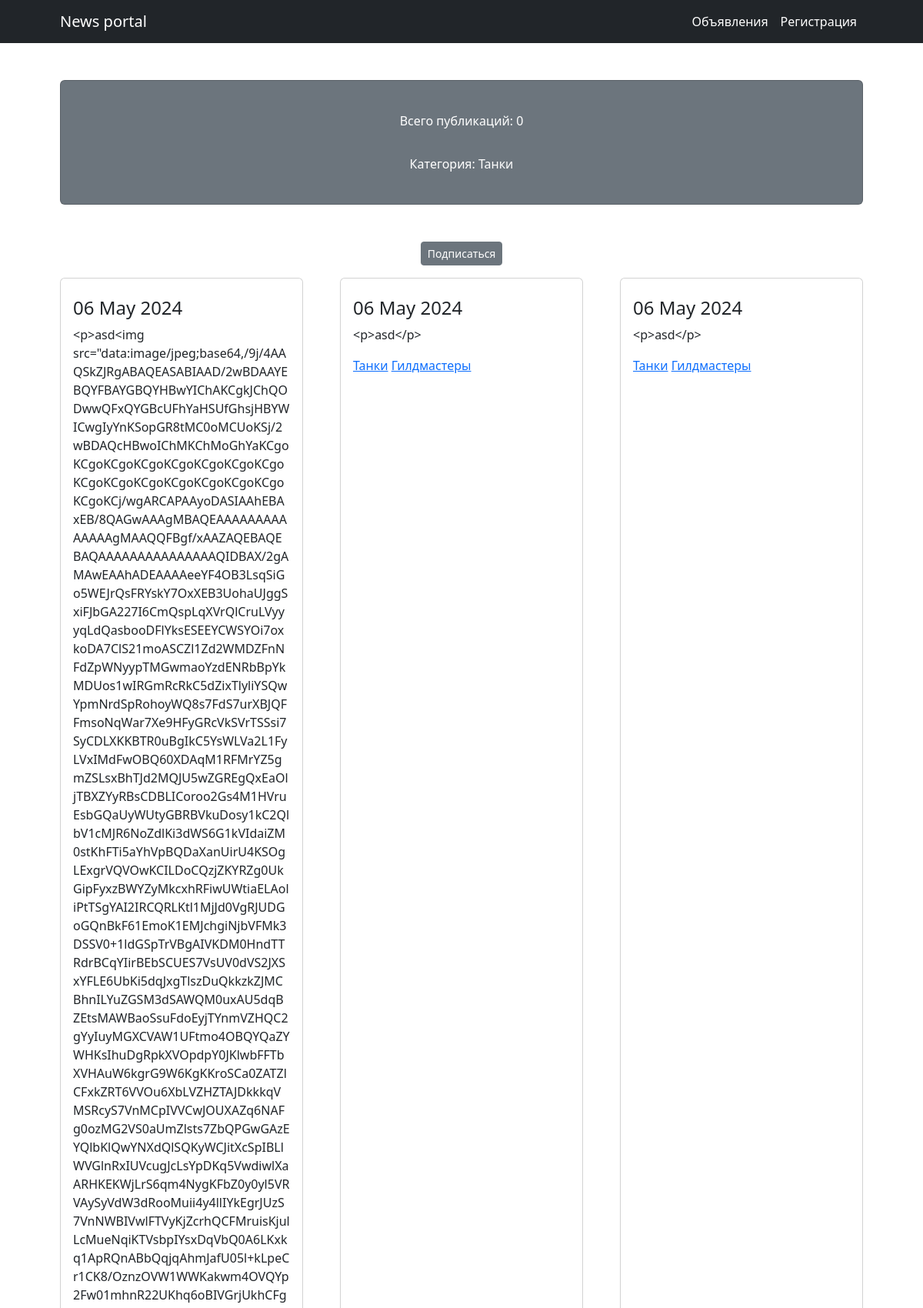
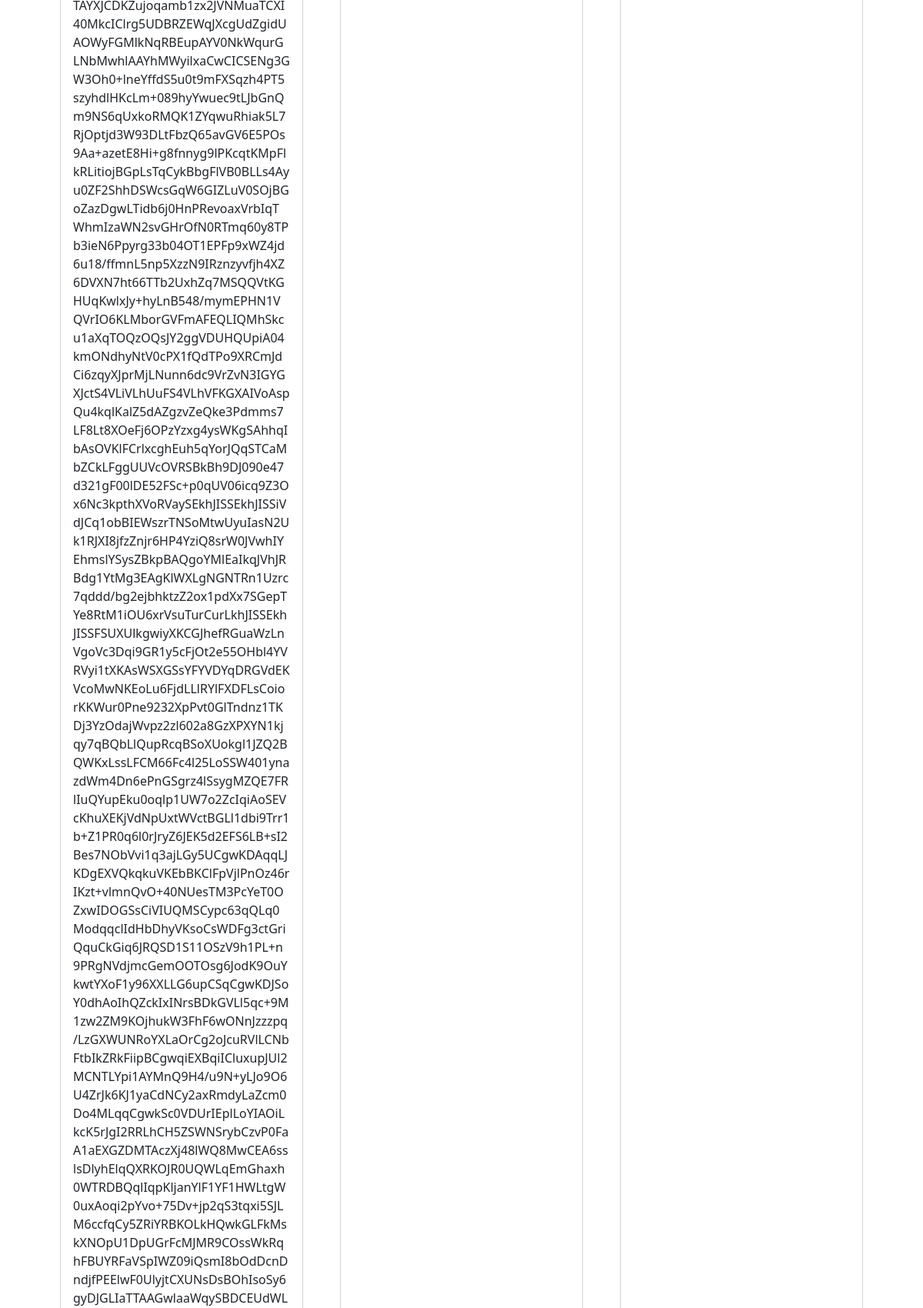
The page /categories/1/ (upper part) on the database its author committed (2 pictures, top to bottom).
### bulletin_board/models.py (models this page shows, shortened)
class Category(models.Model):
    name = models.CharField(max_length=255, unique=True)
    subscribers = models.ManyToManyField(User, blank=True)
    def __str__(self):
        return self.name

class Bulletin(models.Model):
    author = models.ForeignKey(Profile, on_delete=models.CASCADE)
    header = models.CharField(max_length=255)
    text = RichTextField(blank=True, null=True)
    date = models.DateTimeField(auto_now_add=True)
    category = models.ManyToManyField(Category, through = 'BulletinToCategory')

### bulletin_board/views.py (the view)
# urls.py: path('categories/<int:pk>/', CategoryListView.as_view(), name = 'category_list'),
class CategoryListView(ListView):
    model = Bulletin
    template_name = 'category_list.html'
    context_object_name = 'category_news_list'
    def get_queryset(self):
        self.category = get_object_or_404(Category, id=self.kwargs['pk'])
        queryset = Bulletin.objects.filter(category=self.category).order_by('-date')
        return queryset
    def get_context_data(self, **kwargs):
        context = super().get_context_data(**kwargs)
        context['is_not_subscribed'] = self.request.user not in self.category.subscribers.all()
        context['category'] = self.category
        return context

### templates/category_list.html (shortened to what this page needs)
{% extends 'flatpages/default.html' %}
{% block content %}
    <div class="card text-white bg-secondary my-5 py-4 text-center">
        <div class="card-body"><p class="text-white m-0">Всего публикаций: {{ posts|length}}</p>  </div>
        <div class="card-body"><p class="text-white m-0">Категория: {{ category}}</p>  </div>
    </div>
    <div class="row gx-4 gx-lg-5">
         {% if is_not_subscribed %}
        <p class="text-center"><a href="{% url 'subscribe' category.id %}" class="btn btn-secondary btn-sm">Подписаться</a></p>
        {% else %}
        <p class="text-center"><a href="{% url 'unsubscribe' category.id %}" class="btn btn-secondary btn-sm">Отписаться</a></p>
    {% endif %}
        {% if category_news_list %}
            {% for post in category_news_list %}
        <div class="col-md-4 mb-5">
            <div class="card h-100">
                <div class="card-body">
                    <h4 class="card-title">{{ post.date|date:'d M Y' }}</h4>
                    <p class="card-text">{{ post.text|truncatewords:20 }}</p>
                    <p class="card-text">{% for category in post.category.all %}
                    <a href="{% url 'category_list' category.id %}">{{ category }}</a>
                {% endfor %}
                    </p>
                </div>
            </div>
        </div>
            {% endfor %}
        {% else %}
        <div class="card   my-5 py-4 ">
            <div class="card-body text-center">
                <h1 class="font-weight-light">Постов нет!</h1>
            </div>
        </div>
        {% endif %}
</div>
{% endblock content %}

### rows shown on the page
Category: name "Танки"
Bulletin: date "06 May 2024"
Bulletin: date "06 May 2024", text "<p>asd</p>"
Category: name "Гилдмастеры"
Bulletin: date "06 May 2024", text "<p>asd</p>"

### other values the page prints
{{ posts|length }} "0"
